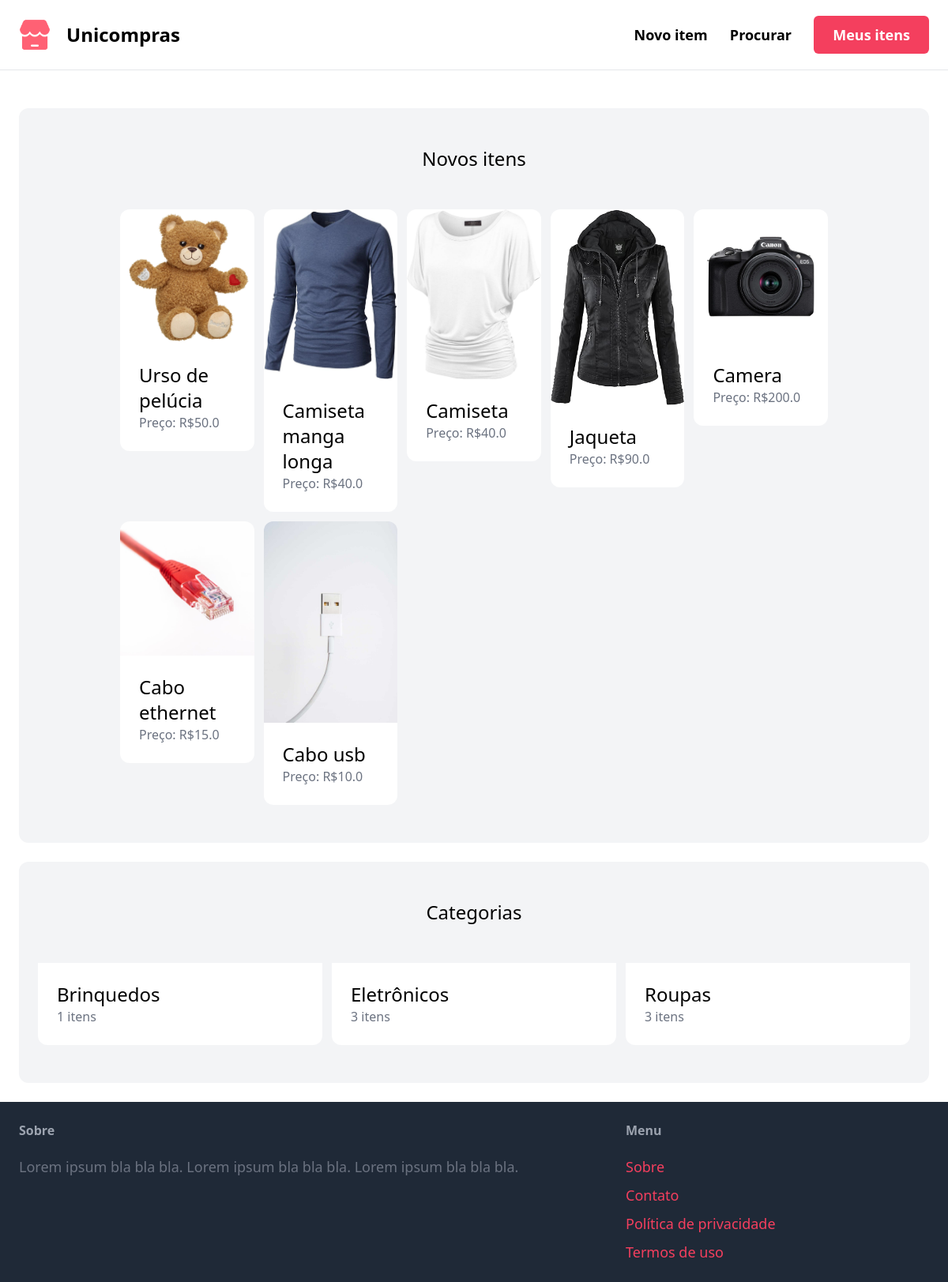
The app's page / (signed in) with its own data.
### item/models.py (models this page shows, shortened)
class Item(models.Model):
    category = models.ForeignKey(
        Category, related_name='items', on_delete=models.CASCADE)
    name = models.CharField(max_length=255)
    description = models.TextField(blank=True, null=True)
    price = models.FloatField()
    image = models.ImageField(upload_to='item_images', blank=True, null=True)
    is_sold = models.BooleanField(default=False)
    created_by = models.ForeignKey(
        User, related_name='items', on_delete=models.CASCADE)
    created_at = models.DateTimeField(auto_now_add=True)

class Category(models.Model):
    name = models.CharField(max_length=255)
    class Meta:
        ordering = ('name',)
        verbose_name_plural = 'Categorias'

### core/views.py (the view)
# urls.py: path('', views.index, name='index'),
def index(request):
    items = Item.objects.filter(is_sold=False)[0:10]
    categories = Category.objects.all()
    return render(request, 'core/index.html', {
        'categories': categories,
        'items': items,
    })

### core/templates/core/index.html (shortened to what this page needs)
{% extends "core/base.html" %}
{% block content %}
<div class="mt-6 px-32 py-12 bg-gray-100 rounded-xl">
  <h2 class="mb-12 text-2xl text-center">Novos itens</h2>
  <div class="grid grid-cols-5 gap-3">
    {% for item in items %}
    <div>
      <a href="{% url 'item:detail' item.id %}">
        <div>
          <img
            src="{{item.image.url}}"
            alt="{{image.name}}"
            class="rounded-t-xl"
          />
        </div>
        <div class="p-6 bg-white rounded-b-xl">
          <h2 class="text-2xl">{{item.name}}</h2>
          <p class="text-gray-500">Preço: R${{item.price}}</p>
        </div>
      </a>
    </div>
    {% endfor %}
  </div>
</div>
<div class="mt-6 px-6 py-12 bg-gray-100 rounded-xl">
  <h2 class="mb-12 text-2xl text-center">Categorias</h2>
  <div class="grid grid-cols-3 gap-3">
    {% for category in categories %}
    <div>
      <a href="#">
        <div class="p-6 bg-white rounded-b-xl">
          <h2 class="text-2xl">{{ category.name }}</h2>
          <p class="text-gray-500">{{ category.items.count }} itens</p>
        </div>
      </a>
    </div>
    {% endfor %}
  </div>
</div>
{% endblock %}

### records on screen
Item: image (picture), name "Urso de pelúcia", price "50.0"
Item: image (picture), name "Camiseta manga longa", price "40.0"
Item: image (picture), name "Camiseta", price "40.0"
Item: image (picture), name "Jaqueta", price "90.0"
Item: image (picture), name "Camera", price "200.0"
Item: image (picture), name "Cabo ethernet", price "15.0"
Item: image (picture), name "Cabo usb", price "10.0"
Category: name "Brinquedos", items.count "1"
Category: name "Eletrônicos", items.count "3"
Category: name "Roupas", items.count "3"
